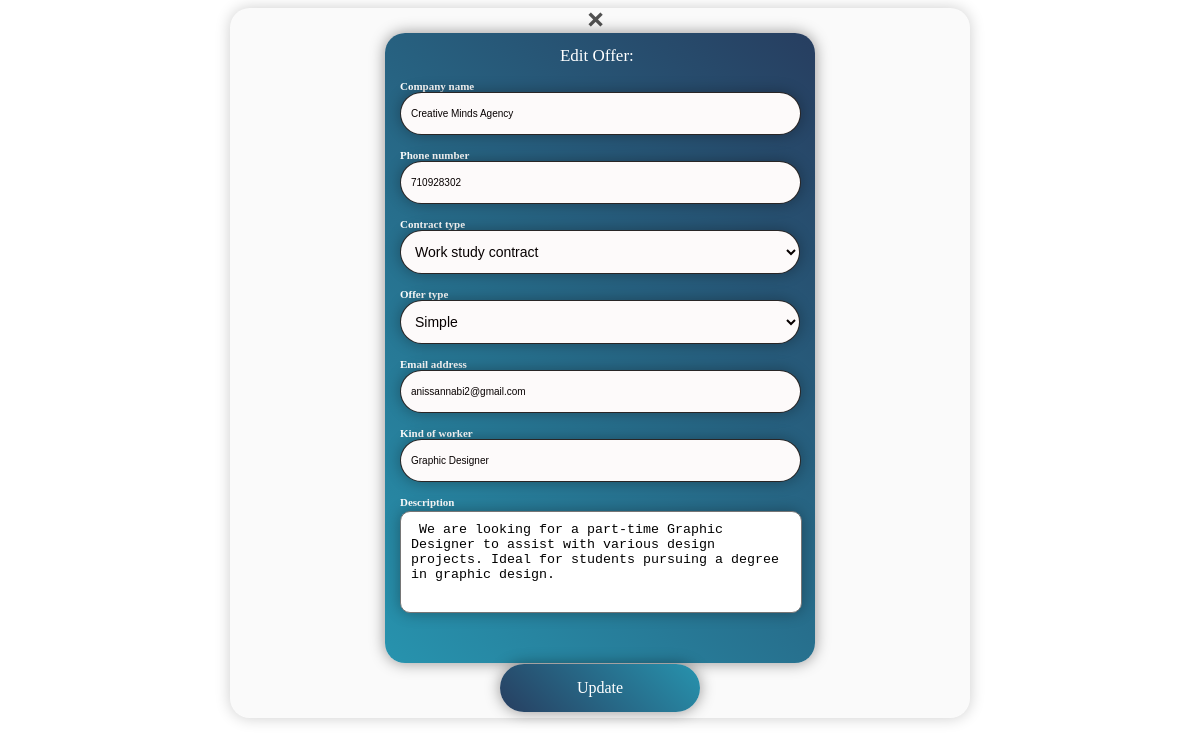
/edit_offre.php?id_offre=8, run on an earlier commit of the app's database.
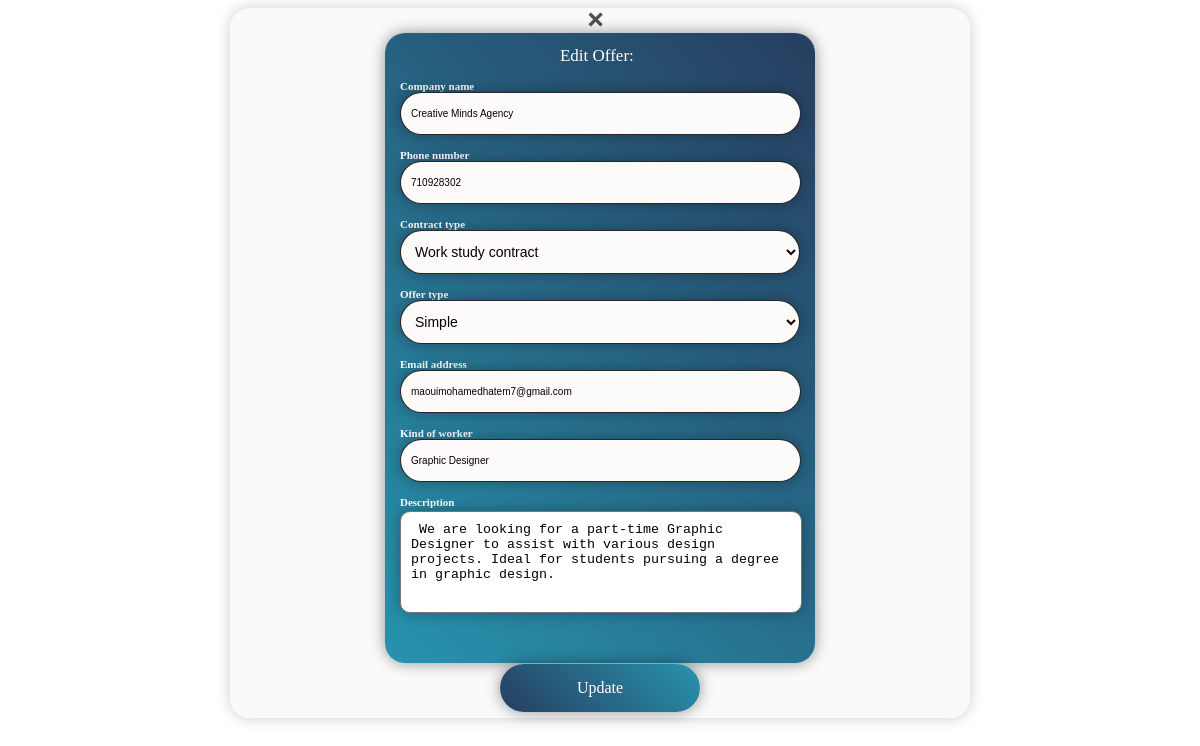
And on a later commit of the database.
### tables this page shows
CREATE TABLE `offre` (
  `id_offre` int(20) NOT NULL,
  `id_recruteure` int(20) NOT NULL,
  `created_at` date DEFAULT NULL,
  `nom_entreprise` varchar(40) NOT NULL,
  `naw3` varchar(100) NOT NULL,
  `valide` enum('V','F') NOT NULL DEFAULT 'F',
  `Kind_worker` varchar(30) NOT NULL,
  `tel_entreprise` int(20) NOT NULL,
  `email_entreprise` varchar(100) NOT NULL,
  `détaille_offre` varchar(1000) NOT NULL,
  `type_de_contrat` varchar(1000) NOT NULL,
  `logo` varchar(255) NOT NULL
);

### html/edit_offre.php (the view, shortened to what this page needs)
<?php
include_once "conection.php";
if (isset($_GET['id_offre'])) {
    $id_offre = $_GET['id_offre'];
    $query = "SELECT * FROM offre WHERE id_offre = ?";
    $stmt = $conn->prepare($query);
    $stmt->bind_param("i", $id_offre);
    $stmt->execute();
    $result = $stmt->get_result();
    if ($result->num_rows == 1) {
        $offer = $result->fetch_assoc();
    } else {
        $_SESSION['error'] = "Offer not found.";
        header("Location: profile.php");
        exit();
    }
} else {
    $_SESSION['error'] = "Invalid request.";
    header("Location: profile.php");
    exit();
}
?>
<!DOCTYPE html>
<html lang="en">
<head>
    <link rel="stylesheet" href="../css/edit_offre.css">
</head>
<body class="bg-gray-100">
<div class="apply" >
<a href="profile.php"> <span id="close">&times;</span> </a>
<form class="form1" method="post" action="update_offre.php">
    <p class="message">Edit Offer:</p>
    <label>
        Company name
        <input class="input" type="text" required name="nom_entreprise" value="<?php echo $offer['nom_entreprise']; ?>">
    </label>
    <label>
        Phone number
        <input class="input" type="number" required name="tel_entreprise" value="<?php echo $offer['tel_entreprise']; ?>">
    </label>
    <label>
        Contract type
        <select class="contract" name="type_de_contrat" required>
            <option value="Work study contract" <?php if ($offer['type_de_contrat'] == 'Work study contract') echo 'selected'; ?>>Work study contract</option>
        </select>
    </label>
    <label>
        Offer type
        <select class="contract" name="naw3" required>
            <option value="simple" <?php if ($offer['naw3'] == 'simple') echo 'selected'; ?>>Simple</option>
        </select>
    </label>
    <label>
        Email address
        <input class="input" type="email" required name="email_entreprise" value="<?php echo $offer['email_entreprise']; ?>">
    </label>
    <label>
        Kind of worker
        <input class="input" type="text" required name="Kind_worker" value="<?php echo $offer['Kind_worker']; ?>">
    </label>
    <label>
        Description
        <textarea name="détaille_offre" required><?php echo $offer['détaille_offre']; ?></textarea>
    </label>
    <button class="submit" name="update">Update</button>
</form>
</div>
</body>
</html>

What changed in the data, as far as the page shows it:
changed offre "Creative Minds Agency": email_entreprise "anissannabi2@gmail.com" → "maouimohamedhatem7@gmail.com"
